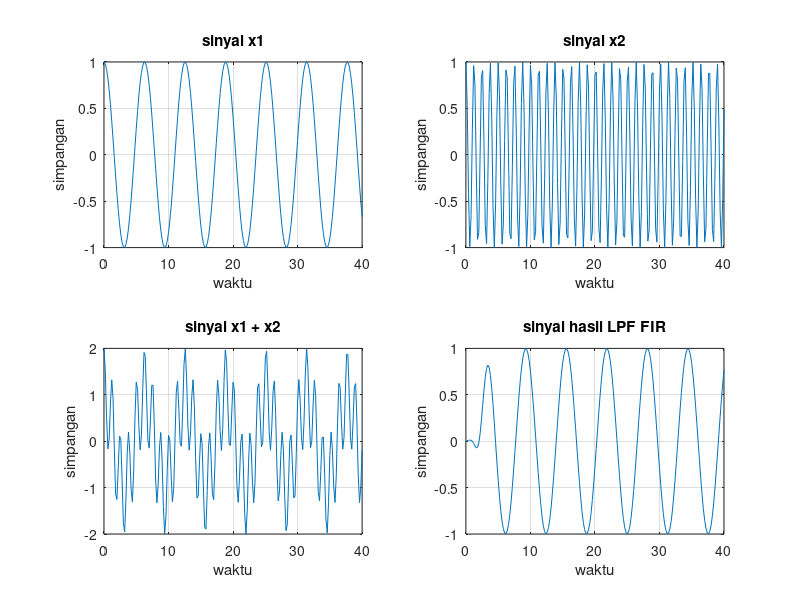

Write the MATLAB code that produced this figure.
n = 0:200;
T = 0.2; % periode sampling
x1 = cos(n*T);
x2 = cos(5*n*T);
x = x1 + x2;
subplot(221), plot(n*T,x1), grid;
title('sinyal x1');
xlabel('waktu'), ylabel('simpangan');
subplot(222), plot(n*T,x2), grid;
title('sinyal x2');
xlabel('waktu'), ylabel('simpangan');
subplot(223), plot(n*T,x), grid;
title('sinyal x1 + x2');
xlabel('waktu'), ylabel('simpangan');
N = 30; % orde filter
% *** Low Pass Filter FIR ****
f1 = [0 0.2 0.2 1];
m1 = [1 1 0 0];
b1 = fir2(N,f1,m1);
y1 = filter(b1,1,x); % sinyal keluaran
subplot(224), plot(n*T,y1), grid;
title('sinyal hasil LPF FIR');
xlabel('waktu'), ylabel('simpangan');
